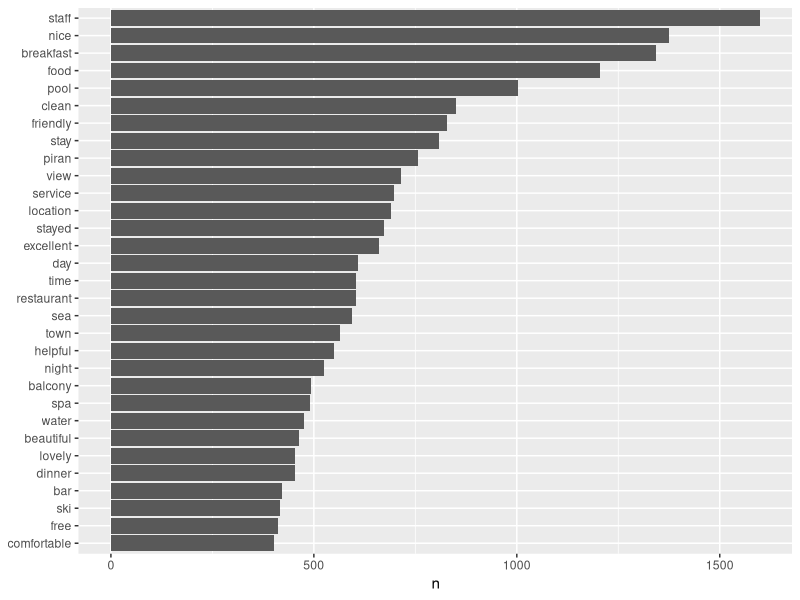
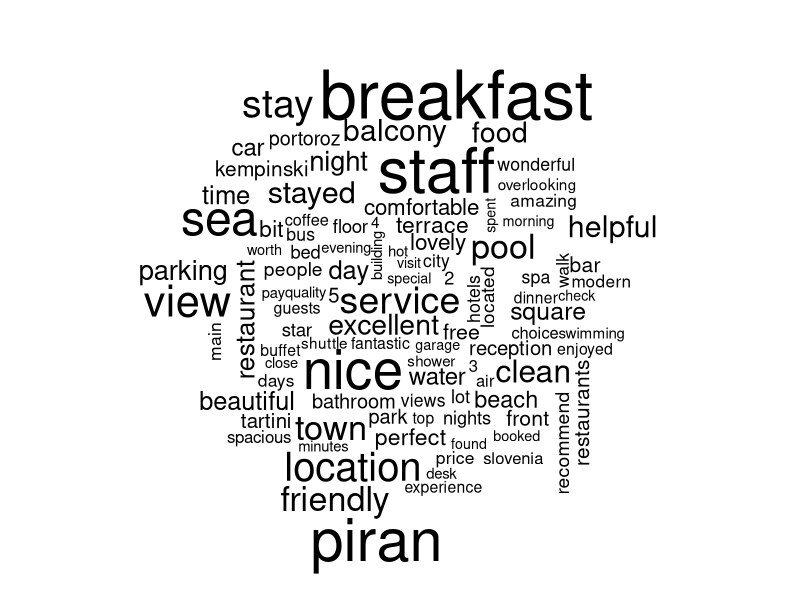
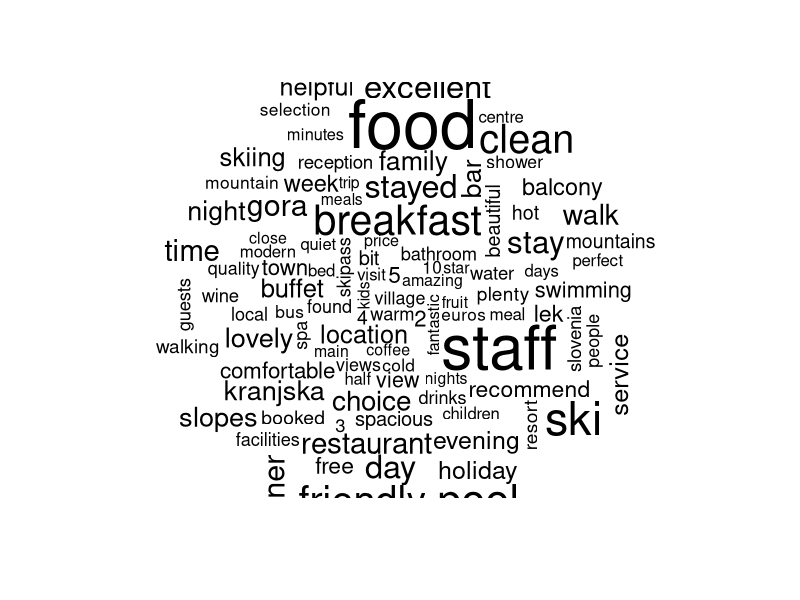
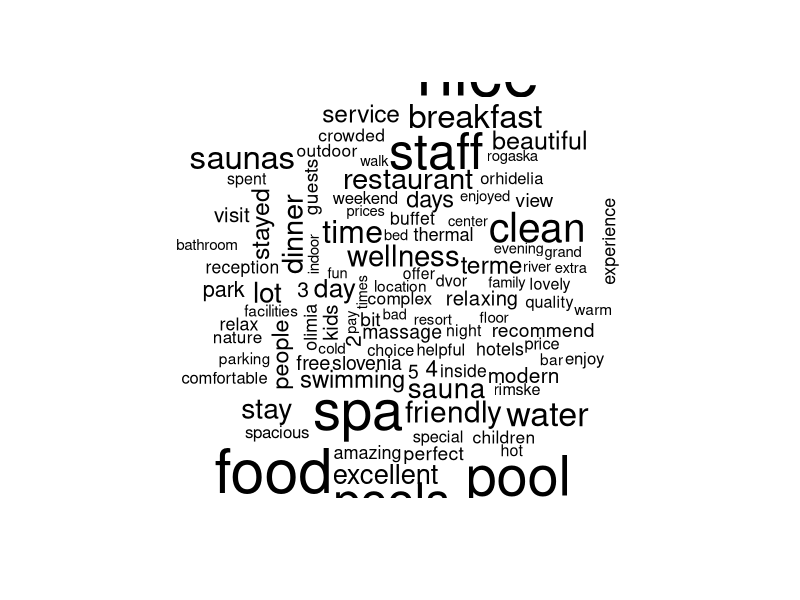
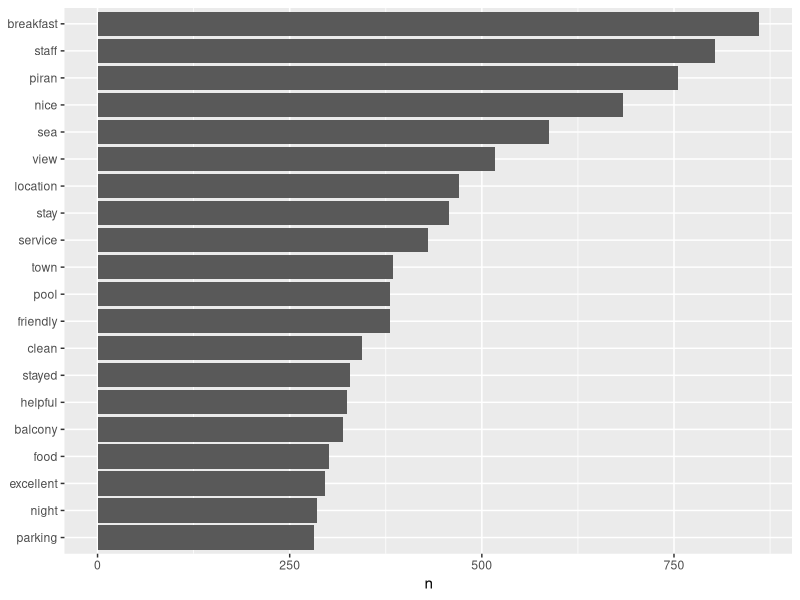
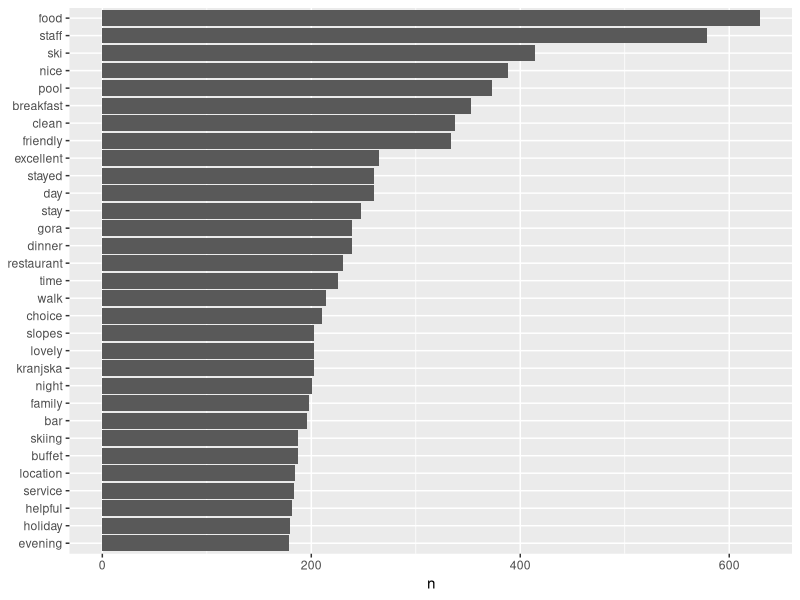
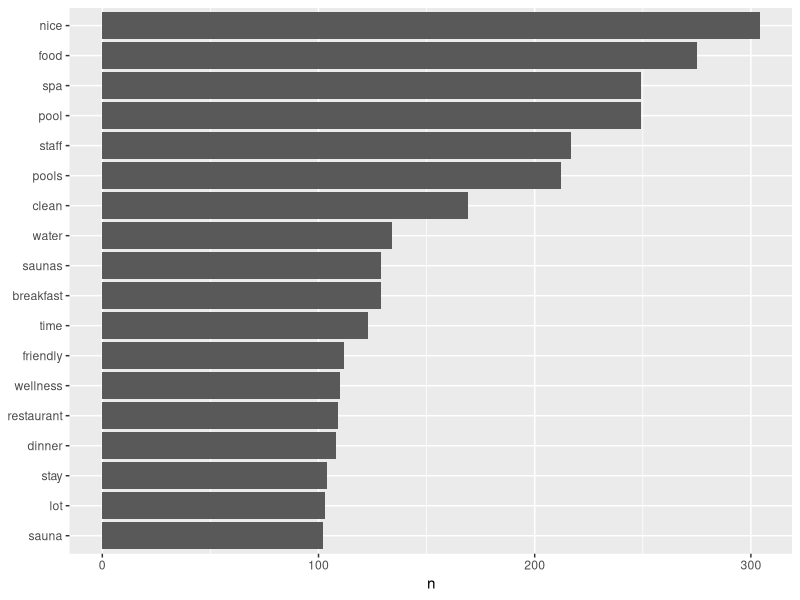
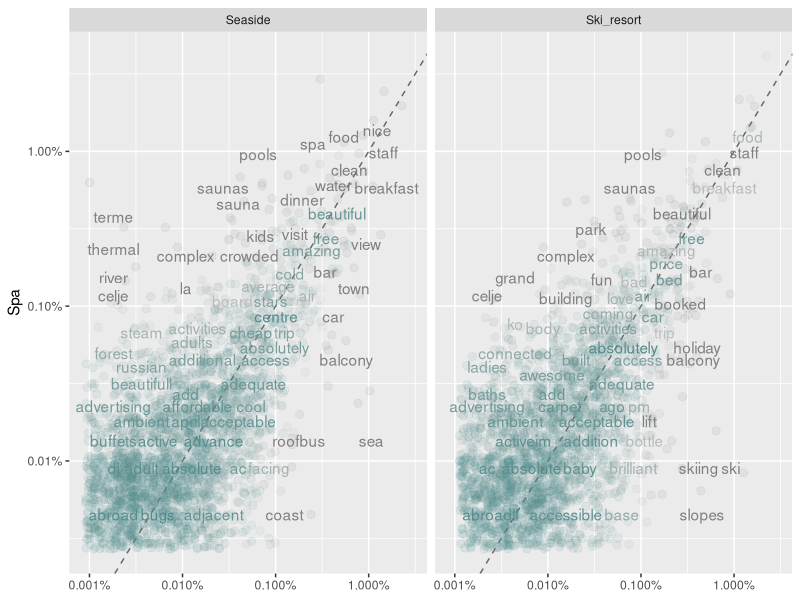

Source code (R) for these figures, in order: (Note: this script raises an error after producing the figures.)
library(ggplot2)
library(dplyr)

#tabela<-read.table("C:/Users/Jerry/Documents/ekoF/DataM/Tripadvisor project/Tripadvisor_project/hoteliTA.txt", header=TRUE, sep="|",quote = "" ,stringsAsFactors=FALSE, fill = TRUE, check.names=FALSE )
tabela<-read.csv(file="TA.csv", header=TRUE, sep=";" ,stringsAsFactors=FALSE, dec=",", row.names=NULL)

#Delitev na skupine
sea<- filter(tabela, Location=="Seaside") 
ski<- filter(tabela, Location=="Ski_resort")
spa<- filter(tabela, Location=="Spa")

#Povprečne ocene po kategorijah
povp<-tabela %>% group_by(Location) %>% summarise(Mean=mean(rating)) %>% arrange(desc(Mean))
print(povp)

#Skupno povprečje 
vpovp<-tabela %>% summarise(Total_mean=mean(rating)) 
print(vpovp)

#stevilo ocen po kategorijah 
stocen<-tabela %>% group_by(Location) %>% summarise(NumberOfRatings=n()) %>% arrange(desc(NumberOfRatings))
print(stocen)

#Modus ocen
Mode <- function(x) {
  ux <- unique(x)
  ux[which.max(tabulate(match(x, ux)))]
}
modocen<-tabela %>% group_by(Location) %>% summarise(Modus=Mode(rating)) %>% arrange(desc(Modus))
print(modocen)

#najnižja ocena 
stocen<-tabela %>% group_by(Location) %>% summarise(MINN=min(rating)) %>% arrange(desc(MINN))
print(stocen)

#text mining---------------------------------------------------------------------------------------
library(tidytext)
library(tidyr)
library(scales)
library(stringr)
library(wordcloud)
library(reshape2)

tekst<- unnest_tokens(tabela, word, fullrev, drop=TRUE)

#izbris stop words
data("stop_words")
custom_stop_words <- bind_rows(data_frame(word = c("hotel"), 
                                          lexicon = c("custom")), 
                               stop_words)

custom_stop_words

tekst <- tekst %>% anti_join(custom_stop_words)

#št najpogostejših besed v bazi 
tekst %>% count(word, sort=TRUE)

#graf najpogostejših besed 
tekst %>%  count(word, sort = TRUE) %>% filter(n > 400) %>%  mutate(word = reorder(word, n)) %>% 
ggplot(aes(word, n)) + geom_col() +  xlab(NULL) + coord_flip()

#tekst %>% count (Location, word) %>% group_by(Location) %>% mutate(proportion = n / sum(n)) %>%
#select (-n) %>% spread(Location, proportion) %>% gather (Location, proportion, "Seaside":"Ski_resort")

#tokenize in stop_word po skupinah-----------------------------------------------------------------------------------------
tsea<-unnest_tokens(filter(tabela, Location=="Seaside"), word, fullrev, drop=TRUE) %>% anti_join(custom_stop_words)
tski<-unnest_tokens(filter(tabela, Location=="Ski_resort"), word, fullrev, drop=TRUE) %>% anti_join(custom_stop_words)
tspa<-unnest_tokens(filter(tabela, Location=="Spa"), word, fullrev, drop=TRUE)%>% anti_join(custom_stop_words)

#najpogostejše besedepo skupinah 
tsea %>% count(word, sort = TRUE)
tsea %>% count(word) %>% with(wordcloud(word, n, max.words=100))

tski %>% count(word, sort = TRUE)
tski %>% count(word) %>% with(wordcloud(word, n, max.words=100))

tspa %>% count(word, sort = TRUE)
tspa %>% count(word) %>% with(wordcloud(word, n, max.words=100))

#graf najpogostejših besed po skupinah
tsea %>%  count(word, sort = TRUE) %>% filter(n > 275) %>%  mutate(word = reorder(word, n)) %>% ggplot(aes(word, n)) + geom_col() +  xlab(NULL) + coord_flip()
tski %>%  count(word, sort = TRUE) %>% filter(n > 169) %>%  mutate(word = reorder(word, n)) %>% ggplot(aes(word, n)) + geom_col() +  xlab(NULL) + coord_flip()
tspa %>%  count(word, sort = TRUE) %>% filter(n > 100) %>%  mutate(word = reorder(word, n)) %>% ggplot(aes(word, n)) + geom_col() +  xlab(NULL) + coord_flip()

#primerjava med kategorijami 
freq<- bind_rows( mutate(tsea, Location = "Seaside"),
                  mutate(tski, Location = "Ski_resort"),
                  mutate(tspa, Location = "Spa")) %>% 
  mutate(word = str_extract(word, "[a-z']+")) %>%
  count(Location, word) %>%
  group_by(Location) %>% 
  mutate(proportion = n / sum(n)) %>% 
  select(-n) %>% 
  spread(Location, proportion) %>% 
  gather(Location, proportion, `Seaside`:`Ski_resort`)


# prikaz na grafu 
ggplot(freq, aes(x = proportion, y = `Spa`, color = abs(`Spa` - proportion))) +
  geom_abline(color = "gray40", lty = 2) +
  geom_jitter(alpha = 0.1, size = 2.5, width = 0.3, height = 0.3) +
  geom_text(aes(label = word), check_overlap = TRUE, vjust = 1.5) +
  scale_x_log10(labels = percent_format()) +
  scale_y_log10(labels = percent_format()) +
  scale_color_gradient(limits = c(0, 0.001), low = "darkslategray4", high = "gray75") +
  facet_wrap(~Location, ncol = 2) +
  theme(legend.position="none") +
  labs(y = "Spa", x = NULL)

#Words that are close to the line in these plots have similar frequencies in both sets of texts, 
#Words that are far from the line are words that are found more in one set of texts than another.
#Bolj kot so točke skupaj diagonalni črti večja je podobnost, bolj kot so točke razpršene manjša je podobnost.

#Corelation test between SPa & Ski_resort
cor.test(data = freq[freq$Location == "Ski_resort",], 
         ~ proportion + `Spa`)
#Corelation test between SPa & Seaside
cor.test(data = freq[freq$Location == "Seaside",], 
         ~ proportion + `Spa`)
#Corelation test between  Ski resort & Seaside   !!!!!!!!!!!!!!!!!!!!!!!!!!!!!!!!
cor.test(data = freq[freq$Location == "Seaside",], 
         ~ proportion + `Ski_resort`)

# Sentiment -----------------------------------------------------------------------------------------------------
# najpogostejse custveno pozitivne in negativne besede
#words “happy” and “like” will be counted as positive, even in a sentence like “I’m not happy and I don’t like it!”

# morje 
bing_wc_sea <- tsea %>% inner_join(get_sentiments("bing")) %>% count(word, sentiment, sort = TRUE) %>% ungroup()
bing_wc_sea

bing_wc_sea %>%
  group_by(sentiment) %>%
  top_n(10) %>%
  ungroup() %>%
  mutate(word = reorder(word, n)) %>%
  ggplot(aes(word, n, fill = sentiment)) +
  geom_col(show.legend = FALSE) +
  facet_wrap(~sentiment, scales = "free_y") +
  labs(y = "Contribution to sentiment",
       x = NULL) +
  coord_flip()

tsea %>% inner_join(get_sentiments("bing")) %>%
  count(word, sentiment, sort = TRUE) %>%
  acast(word ~ sentiment, value.var= "n", fill = 0) %>% 
  comparison.cloud(colors=c("#F8766D", "#00BFC4"),
                   max.words=100)


# smucisca
bing_wc_ski <- tski %>% inner_join(get_sentiments("bing")) %>% count(word, sentiment, sort = TRUE) %>% ungroup()
bing_wc_ski

bing_wc_ski %>%
  group_by(sentiment) %>%
  top_n(10) %>%
  ungroup() %>%
  mutate(word = reorder(word, n)) %>%
  ggplot(aes(word, n, fill = sentiment)) +
  geom_col(show.legend = FALSE) +
  facet_wrap(~sentiment, scales = "free_y") +
  labs(y = "Contribution to sentiment",
       x = NULL) +
  coord_flip()

tski %>% inner_join(get_sentiments("bing")) %>%
  count(word, sentiment, sort = TRUE) %>%
  acast(word ~ sentiment, value.var= "n", fill = 0) %>% 
  comparison.cloud(colors=c("#F8766D", "#00BFC4"),
                   max.words=100)


# toplice 

bing_wc_spa <- tspa %>% inner_join(get_sentiments("bing")) %>% count(word, sentiment, sort = TRUE) %>% ungroup()
bing_wc_spa

bing_wc_spa %>%
  group_by(sentiment) %>%
  top_n(10) %>%
  ungroup() %>%
  mutate(word = reorder(word, n)) %>%
  ggplot(aes(word, n, fill = sentiment)) +
  geom_col(show.legend = FALSE) +
  facet_wrap(~sentiment, scales = "free_y") +
  labs(y = "Contribution to sentiment",
       x = NULL) +
  coord_flip()

tspa %>% inner_join(get_sentiments("bing")) %>%
  count(word, sentiment, sort = TRUE) %>%
  acast(word ~ sentiment, value.var= "n", fill = 0) %>% 
  comparison.cloud(colors=c("#F8766D", "#00BFC4"),
                   max.words=100)


# celotna baza  

bing_wc_all<- tekst %>% inner_join(get_sentiments("bing")) %>% count(word, sentiment, sort= TRUE) %>% ungroup()
bing_wc_all

bing_wc_all %>%
  group_by(sentiment) %>%
  top_n(10) %>%
  ungroup() %>%
  mutate(word = reorder(word, n)) %>%
  ggplot(aes(word, n, fill = sentiment)) +
  geom_col(show.legend = FALSE) +
  facet_wrap(~sentiment, scales = "free_y") +
  labs(y = "Contribution to sentiment",
       x = NULL) +
  coord_flip()

tekst %>% inner_join(get_sentiments("bing")) %>%
  count(word, sentiment, sort = TRUE) %>%
  acast(word ~ sentiment, value.var= "n", fill = 0) %>% 
  comparison.cloud(colors=c("#F8766D", "#00BFC4"),
                   max.words=100)

#term frequency-----------------------------------------------------------------------------------------------------------------


besedeh<-unnest_tokens(tabela, word, fullrev, drop=TRUE) %>%
  count(Location, word, sort=TRUE) %>% ungroup() %>% group_by(Location) 
print(besedeh)

#stopwords
mystopwords<-data_frame(word = c("piran","tartini","kempinski",
                                 "koper", "lek", "skipass", "habakuk", "kompas", "olimia", "rimske",
                                 "rogaska", "lasko", "rimski", "thermana", "Slatina", "thermalia", "roga?ka"))
besedeh<- anti_join(besedeh, mystopwords, by= "word")

besedet<- besedeh %>% group_by(Location) %>% summarize(total=sum(n))

besedeh<-left_join(besedeh, besedet)
besedeh

#Calculating tf-idf attempts to find the words that are important (i.e., common) in a text, but not too common

besedeh<-besedeh %>% bind_tf_idf(word, Location, n)
besedeh

    #tf-idf are zero for these extremely common words

besedeh %>% select(-total) %>% arrange(desc(tf_idf))

gbesedeh <-besedeh %>% arrange(desc(tf_idf))%>% 
  mutate(word = factor(word, levels = rev(unique(word))))%>% 
  ungroup()

gbesedeh %>% top_n(20) %>% 
  ggplot(aes(word, tf_idf, fill = Location))+ 
  geom_col() + labs(x = NULL, y = "tf-idf") + 
  coord_flip()


# graf za vsako skupino 
gbesedeh %>% 
  group_by(Location) %>% 
  top_n(15) %>% 
  ungroup %>%
  ggplot(aes(word, tf_idf, fill = Location)) +
  geom_col(show.legend = FALSE) +
  labs(x = NULL, y = "tf-idf") +
  facet_wrap(~Location, ncol = 2, scales = "free") +
  coord_flip()


#Tokenizing by n-gram-------------------------------------------------------------------------------------------
#trigrams

trigrams<-unnest_tokens(select(tabela, Location, fullrev), trigram, fullrev ,token = "ngrams", n = 3)%>% 
  separate(trigram, c("word1", "word2", "word3"), sep= " ") %>%
  filter(!word1 %in% custom_stop_words$word,
         !word2 %in% custom_stop_words$word, 
         !word3 %in% custom_stop_words$word) %>% 
  count(word1, word2, word3, sort = TRUE)

trigrams_sea <- trigrams %>% filter(Location =="Seaside")

#bigrams

bigrams<-unnest_tokens(select(tabela, Location , fullrev), bigram, fullrev ,token = "ngrams", n = 2)
bigrams %>% count(bigram, sort=TRUE)

bigrams_sep <- bigrams %>% separate(bigram, c("word1", "word2"), sep = " ")

bigrams_filt<- bigrams_sep %>% 
  filter(!word1 %in% custom_stop_words$word) %>%
  filter(!word2 %in% custom_stop_words$word)


bigram_count <- bigrams_filt %>% 
  count(word1, word2, sort =TRUE)

bigrams_united <- bigrams_filt %>%
  unite(bigram, word1, word2, sep = " ")

bigrams_united


bigrams_sea<-bigrams_united %>% filter(Location=="Seaside")
bigrams-ski<-bigrams_united %>% filter(Location=="Ski_resort")
bigrams_spa<-bigrams_united %>% filter(Location=="Spa")

#tf-idf bigrams
bigram_tf_idf <- bigrams_united %>% 
  count(Location, bigram) %>% 
  bind_tf_idf(bigram, Location, n) %>% 
  arrange(desc(tf_idf))
bigram_tf_idf

bigram_tf_idf %>% 
  group_by(Location) %>% 
  top_n(15, tf_idf) %>% 
  ungroup() %>%
  mutate(bigram = reorder(bigram, tf_idf)) %>%
  ggplot(aes(bigram, tf_idf, fill = Location)) +
  geom_col(show.legend = FALSE) +
  labs(x = NULL, y = "tf-idf") +
  facet_wrap(~Location, ncol = 2, scales = "free") +
  coord_flip()
#The reviews are disthinguished mostly by the names of the hotels, places ... 



#Visualizing
library(igraph)
library(ggraph)

set.seed(2017)

bigram_graph <- bigram_count %>%
  filter(n>20) %>% 
  graph_from_data_frame()

ggraph(bigram_graph, layout = "fr") +
  geom_edge_link() +
  geom_node_point() +
  geom_node_text(aes(label = name), vjust = 1, hjust = 1)

#za lepsi prikaz
set.seed(2016)

a <- grid::arrow(type = "closed", length = unit(.10, "inches"))

ggraph(bigram_graph, layout = "fr") +
  geom_edge_link(aes(edge_alpha = n), show.legend = FALSE,
                 arrow = a, end_cap = circle(.07, 'inches')) +
  geom_node_point(color = "lightblue", size = 3) +
  geom_node_text(aes(label = name), vjust = 1, hjust = 1) +
  theme_void()

#visualization morje
bigram_count_sea <- bigrams_filt%>% 
  filter(Location=="Seaside")%>%
  count(word1, word2, sort =TRUE)

bigram_graph_sea <- bigram_count_sea %>%
  filter(n>20) %>% 
  graph_from_data_frame()


set.seed(2016)
a <- grid::arrow(type = "closed", length = unit(.10, "inches"))

ggraph(bigram_graph_sea, layout = "fr") +
  geom_edge_link(aes(edge_alpha = n), show.legend = FALSE,
                 arrow = a, end_cap = circle(.07, 'inches')) +
  geom_node_point(color = "lightblue", size = 3) +
  geom_node_text(aes(label = name), vjust = 1, hjust = 1) +
  theme_void()

#visualization smucisce
bigram_count_ski <- bigrams_filt%>% 
  filter(Location=="Ski_resort")%>%
  count(word1, word2, sort =TRUE)

bigram_graph_ski <- bigram_count_ski %>%
  filter(n>20) %>% 
  graph_from_data_frame()


set.seed(2016)
a <- grid::arrow(type = "closed", length = unit(.10, "inches"))

ggraph(bigram_graph_ski, layout = "fr") +
  geom_edge_link(aes(edge_alpha = n), show.legend = FALSE,
                 arrow = a, end_cap = circle(.07, 'inches')) +
  geom_node_point(color = "lightblue", size = 3) +
  geom_node_text(aes(label = name), vjust = 1, hjust = 1) +
  theme_void()

#visualization spa
bigram_count_spa <- bigrams_filt%>% 
  filter(Location=="Spa")%>%
  count(word1, word2, sort =TRUE)

bigram_graph_spa <- bigram_count_spa %>%
  filter(n>20) %>% 
  graph_from_data_frame()


set.seed(2016)
a <- grid::arrow(type = "closed", length = unit(.10, "inches"))

ggraph(bigram_graph_spa, layout = "fr") +
  geom_edge_link(aes(edge_alpha = n), show.legend = FALSE,
                 arrow = a, end_cap = circle(.07, 'inches')) +
  geom_node_point(color = "lightblue", size = 3) +
  geom_node_text(aes(label = name), vjust = 1, hjust = 1) +
  theme_void()
